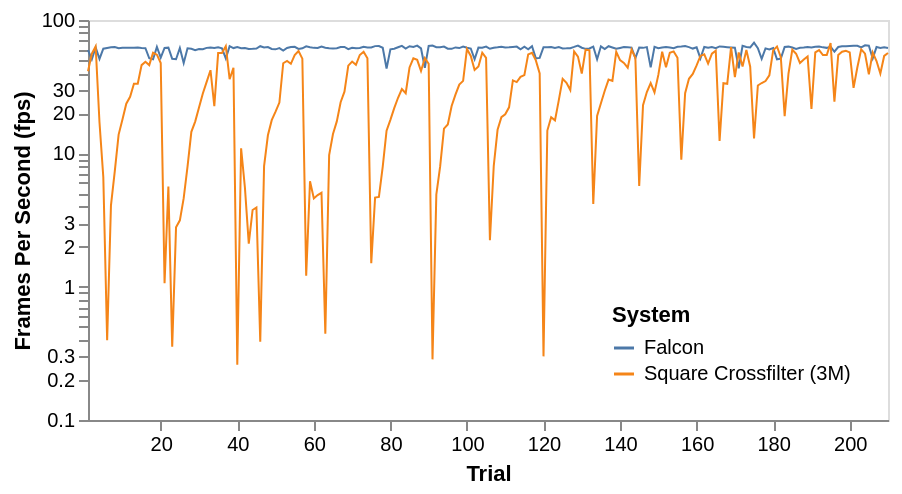

Express this chart as Vega-Lite.
### Vega specification from a JSON file in a GitHub repository (floating-point values rounded to 4 significant figures; data arrays with more than 128 entries replaced by an {"elided": "..."} marker saying what was removed)
{"$schema": "https://vega.github.io/schema/vega/v5.json", "autosize": "pad", "padding": 5, "width": 400, "height": 200, "style": "cell", "data": [{"name": "falcon", "values": {"elided": "210 float values"}}, {"name": "square", "values": {"elided": "210 float values"}}, {"name": "data_0", "source": "falcon", "transform": [{"type": "window", "params": [null], "as": ["row"], "ops": ["row_number"], "fields": [null], "sort": {"field": [], "order": []}}, {"type": "formula", "expr": "1000/datum.data", "as": "fps"}, {"type": "formula", "expr": "'Falcon'", "as": "system"}]}, {"name": "data_1", "source": "square", "transform": [{"type": "window", "params": [null], "as": ["row"], "ops": ["row_number"], "fields": [null], "sort": {"field": [], "order": []}}, {"type": "formula", "expr": "1000/datum.data", "as": "fps"}, {"type": "formula", "expr": "'Square Crossfilter (3M)'", "as": "system"}]}], "marks": [{"name": "layer_0_pathgroup", "type": "group", "from": {"facet": {"name": "faceted_path_layer_0_main", "data": "data_0", "groupby": ["system"]}}, "encode": {"update": {"width": {"field": {"group": "width"}}, "height": {"field": {"group": "height"}}}}, "marks": [{"name": "layer_0_marks", "type": "line", "style": ["line"], "sort": {"field": "datum[\"row\"]"}, "from": {"data": "faceted_path_layer_0_main"}, "encode": {"update": {"stroke": {"scale": "color", "field": "system"}, "x": {"scale": "x", "field": "row"}, "y": {"scale": "y", "field": "fps"}, "strokeWidth": {"value": 1}, "defined": {"signal": "datum[\"row\"] !== null && isFinite(datum[\"row\"]) && datum[\"fps\"] !== null && isFinite(datum[\"fps\"])"}}}}]}, {"name": "layer_1_pathgroup", "type": "group", "from": {"facet": {"name": "faceted_path_layer_1_main", "data": "data_1", "groupby": ["system"]}}, "encode": {"update": {"width": {"field": {"group": "width"}}, "height": {"field": {"group": "height"}}}}, "marks": [{"name": "layer_1_marks", "type": "line", "style": ["line"], "sort": {"field": "datum[\"row\"]"}, "from": {"data": "faceted_path_layer_1_main"}, "encode": {"update": {"stroke": {"scale": "color", "field": "system"}, "x": {"scale": "x", "field": "row"}, "y": {"scale": "y", "field": "fps"}, "strokeWidth": {"value": 1}, "defined": {"signal": "datum[\"row\"] !== null && isFinite(datum[\"row\"]) && datum[\"fps\"] !== null && isFinite(datum[\"fps\"])"}}}}]}], "scales": [{"name": "x", "type": "linear", "domain": {"fields": [{"data": "data_0", "field": "row"}, {"data": "data_1", "field": "row"}]}, "range": [0, {"signal": "width"}], "nice": false, "zero": false}, {"name": "y", "type": "log", "domain": {"fields": [{"data": "data_0", "field": "fps"}, {"data": "data_1", "field": "fps"}]}, "range": [{"signal": "height"}, 0], "nice": true}, {"name": "color", "type": "ordinal", "domain": {"fields": [{"data": "data_0", "field": "system"}, {"data": "data_1", "field": "system"}], "sort": true}, "range": "category"}], "axes": [{"scale": "x", "orient": "bottom", "grid": false, "title": "Trial", "labelFlush": true, "labelOverlap": true, "tickCount": {"signal": "ceil(width/40)"}, "zindex": 0}, {"scale": "y", "orient": "left", "grid": false, "title": "Frames Per Second (fps)", "labelOverlap": "greedy", "zindex": 0}], "legends": [{"orient": "bottom-right", "title": "System", "stroke": "color", "gradientLength": {"signal": "clamp(height, 64, 200)"}, "symbolType": "stroke"}]}
